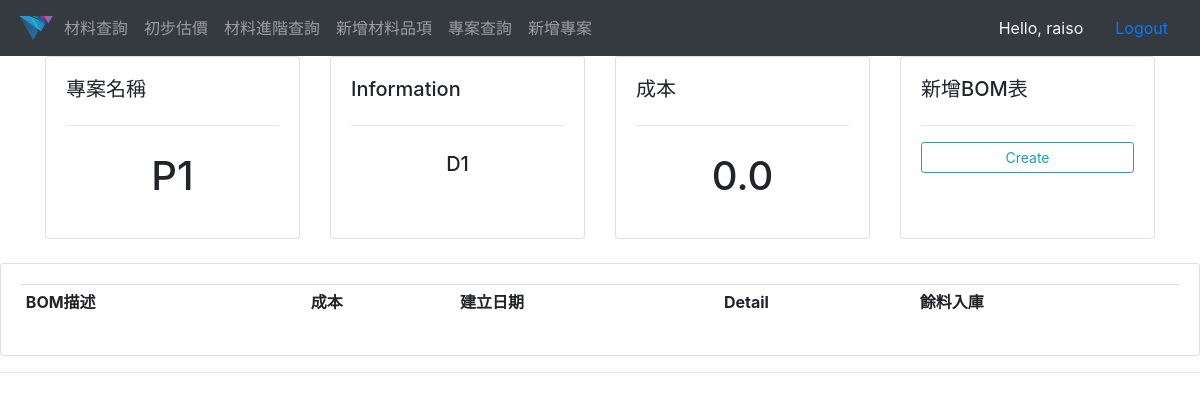
The app's page /project_detail/13/ (signed in) with its own data.
### material_management_system/models.py (models this page shows, shortened)
class Project(models.Model):
    name = models.CharField(max_length=200, blank=True)
    user_created = models.CharField(max_length=200, null=True)
    description = models.TextField(blank=True, null=True)
    total_cost = models.FloatField(default=.0)
    date_created = models.DateTimeField(auto_now_add=True)

### material_management_system/views.py (the view)
# urls.py: path('project_detail/<str:pk>/', views.project_detail, name="project_detail"),
@login_required(login_url='login')
def project_detail(request, pk):
    project = Project.objects.get(id=pk)
    bom_set = project.bom_set.all()
    context = {'bom_set': bom_set, 'project': project}
    return render(request, 'project_detail.html', context)

### templates/project_detail.html (shortened to what this page needs)
{% extends 'main.html' %}
{% block content %}
    <div class="container">
<div class="row">
	<div class="col-md">
		<div class="card card-body">
			<h5>專案名稱</h5>
            <hr>
            <h1 style="text-align: center;padding: 10px">{{project.name}}</h1>
		</div>
	</div>
	<div class="col-md">
		<div class="card card-body">
			<h5>Information</h5>
			<hr>
            <h5 style="text-align: center;padding: 10px">{{project.description}}</h5>
		</div>
	</div>
	<div class="col-md">
		<div class="card card-body">
			<h5>成本</h5>
			<hr>
			<h1 style="text-align: center;padding: 10px">{{project.total_cost}}</h1>
		</div>
	</div>
    <div class="col-md">
        <div class="card card-body">
			<h5>新增BOM表</h5>
			<hr>
            <a class="btn btn-outline-info  btn-sm btn-block" href="{% url 'new_bom' project.id %}">Create</a>
		</div>
    </div>
</div>
    </div>
<br>
<div class="row">
	<div class="col-md">
		<div class="card card-body">
			<table class="table table-sm">
				<tr>
					<th>BOM描述</th>
					<th>成本</th>
					<th>建立日期</th>
                    <th>Detail</th>
					<th>餘料入庫</th>
				</tr>
			</table>
		</div>
	</div>
</div>
{% endblock %}

### templates/navbar.html (shortened to what this page needs)
{% load static %}
<nav class="navbar navbar-expand-lg navbar-dark bg-dark">
    <img src="{% static 'images/logo.png' %}" alt="DS_LOGO" height="40">
    <div class="collapse navbar-collapse" id="navbarNav">
        <ul class="navbar-nav">
            <li class="nav-item">
                <a class="nav-link" href="{% url 'material_search' %}">材料查詢</a>
            </li>
            <li class="nav-item">
                <a class="nav-link" href="{% url 'materials_price' %}">初步估價</a>
            </li>
            <li class="nav-item">
                <a class="nav-link" href="{% url 'material_detail_search' %}">材料進階查詢</a>
            </li>
            <li class="nav-item">
                <a class="nav-link" href="{% url 'new_item' %}">新增材料品項</a>
            </li>
            <li class="nav-item">
                <a class="nav-link" href="{% url 'project_search' %}">專案查詢</a>
            </li>
            <li class="nav-item">
                <a class="nav-link" href="{% url 'new_project' %}">新增專案</a>
            </li>
        </ul>
    </div>
  <span class="hello-msg nav-link text-light" >Hello, {{request.user}}</span>
  <span ><a  class="hello-msg nav-link" href="{% url 'logout' %}">Logout</a></span>
</nav>

### static/css/main.css (style rules this page uses)
.row { display: -webkit-box; display: -webkit-flex; display: -ms-flexbox; display: flex; flex-wrap: wrap; }
.row > [class*='col-'] { display: flex; flex-direction: column; }

### records on screen
Project: name "P1", description "D1", total_cost "0.0"

### other values on screen
{{ request.user }} "raiso"
